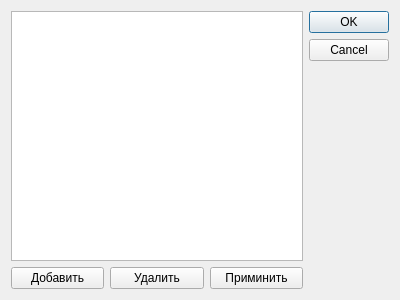
<?xml version="1.0" encoding="UTF-8"?>
<ui version="4.0">
 <class>Person</class>
 <widget class="QDialog" name="Person">
  <property name="geometry">
   <rect>
    <x>0</x>
    <y>0</y>
    <width>400</width>
    <height>300</height>
   </rect>
  </property>
  <property name="windowTitle">
   <string>Сотрудники</string>
  </property>
  <property name="windowIcon">
   <iconset resource="res.qrc">
    <normaloff>:/images/images/png/24x24/Boss.png</normaloff>:/images/images/png/24x24/Boss.png</iconset>
  </property>
  <layout class="QHBoxLayout" name="horizontalLayout">
   <item>
    <layout class="QGridLayout" name="gridLayout">
     <item row="1" column="0">
      <widget class="QPushButton" name="pushButton">
       <property name="text">
        <string>Добавить</string>
       </property>
       <property name="icon">
        <iconset resource="res.qrc">
         <normaloff>:/images/images/png/24x24/Create.png</normaloff>:/images/images/png/24x24/Create.png</iconset>
       </property>
      </widget>
     </item>
     <item row="1" column="1">
      <widget class="QPushButton" name="pushButton_2">
       <property name="text">
        <string>Удалить</string>
       </property>
       <property name="icon">
        <iconset resource="res.qrc">
         <normaloff>:/images/images/png/24x24/Delete.png</normaloff>:/images/images/png/24x24/Delete.png</iconset>
       </property>
      </widget>
     </item>
     <item row="1" column="2">
      <widget class="QPushButton" name="pushButton_3">
       <property name="text">
        <string>Приминить</string>
       </property>
       <property name="icon">
        <iconset resource="res.qrc">
         <normaloff>:/images/images/png/24x24/Apply.png</normaloff>:/images/images/png/24x24/Apply.png</iconset>
       </property>
      </widget>
     </item>
     <item row="0" column="0" colspan="3">
      <widget class="QTableView" name="tableView"/>
     </item>
    </layout>
   </item>
   <item>
    <widget class="QDialogButtonBox" name="buttonBox">
     <property name="orientation">
      <enum>Qt::Vertical</enum>
     </property>
     <property name="standardButtons">
      <set>QDialogButtonBox::Cancel|QDialogButtonBox::Ok</set>
     </property>
    </widget>
   </item>
  </layout>
 </widget>
 <resources>
  <include location="res.qrc"/>
 </resources>
 <connections>
  <connection>
   <sender>buttonBox</sender>
   <signal>accepted()</signal>
   <receiver>Person</receiver>
   <slot>accept()</slot>
   <hints>
    <hint type="sourcelabel">
     <x>248</x>
     <y>254</y>
    </hint>
    <hint type="destinationlabel">
     <x>157</x>
     <y>274</y>
    </hint>
   </hints>
  </connection>
  <connection>
   <sender>buttonBox</sender>
   <signal>rejected()</signal>
   <receiver>Person</receiver>
   <slot>reject()</slot>
   <hints>
    <hint type="sourcelabel">
     <x>316</x>
     <y>260</y>
    </hint>
    <hint type="destinationlabel">
     <x>286</x>
     <y>274</y>
    </hint>
   </hints>
  </connection>
 </connections>
</ui>
